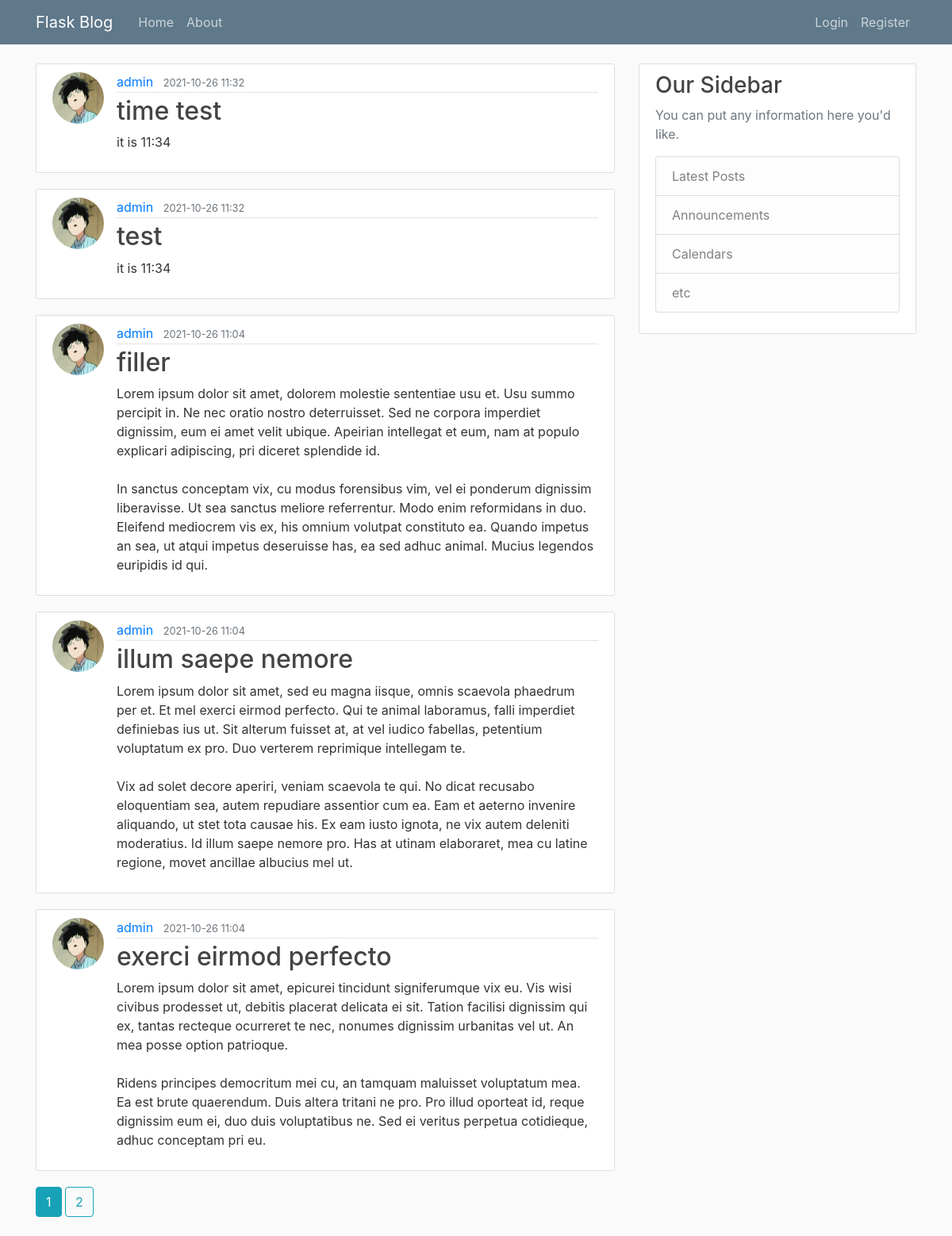
Page /home on the earlier database version.
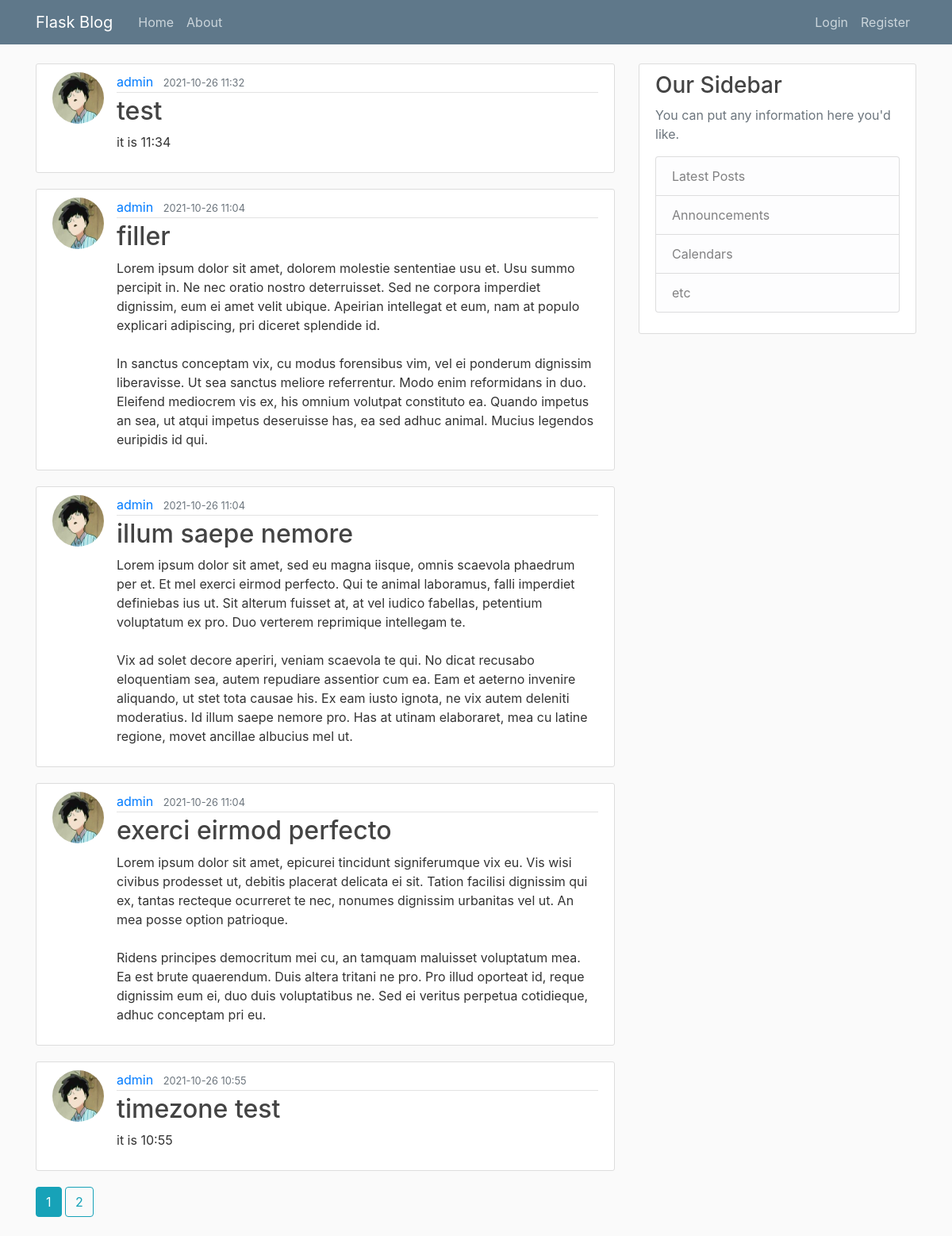
Same page on the later database version.
### main/models.py (models this page shows, shortened)
class Post(db.Model):
    id = db.Column(db.Integer, primary_key=True)
    title = db.Column(db.String(100), nullable=False)
    date_posted = db.Column(db.DateTime, nullable=False, default=utc_to_local(datetime.utcnow()))
    content = db.Column(db.Text, nullable=False)
    user_id = db.Column(db.Integer, db.ForeignKey('user.id'), nullable=False)

class User(db.Model, UserMixin):
    id = db.Column(db.Integer, primary_key=True)
    username = db.Column(db.String(20), unique=True, nullable=False)
    email = db.Column(db.String(120), unique=True, nullable=False)
    image_file = db.Column(db.String(20), nullable=False, default='default.jpg')
    password = db.Column(db.String(60), nullable=False)
    posts = db.relationship('Post', backref='author', lazy=True)

### main/primary/routes.py (the view)
@primary.route("/")
@primary.route("/home")
def home():
    page = request.args.get('page', 1, type=int)
    posts = Post.query.order_by(Post.date_posted.desc()).paginate(page=page, per_page=5)
    return render_template('home.html', posts=posts)

### main/templates/home.html
{% extends "layout.html" %}
{% block content %}
   {% for post in posts.items%}
        <article class="media content-section">
            <img class="rounded-circle article-img" src="{{ url_for('static', filename='profile_pics/' + post.author.image_file) }}">
          <div class="media-body">
            <div class="article-metadata">
              <a class="mr-2" href="{{ url_for('users.user_posts', username=post.author.username) }}">{{ post.author.username }}</a>
              <small class="text-muted">{{ post.date_posted.strftime('%Y-%m-%d %H:%M') }}</small>
            </div>
            <h2><a class="article-title" href="{{ url_for('posts.post', post_id=post.id) }}">{{ post.title }}</a></h2>
            <p class="article-content">{{ post.content }}</p>
          </div>
        </article>
   {% endfor %}
    {% for page_num in posts.iter_pages(left_edge=1, right_edge=1, left_current=1, right_current=3) %}
        {% if page_num %}
            {% if posts.page == page_num %}
            <a class="btn btn-info mb-4" href="{{ url_for('primary.home', page=page_num) }}">{{ page_num }}</a>
            {% else %}
            <a class="btn btn-outline-info mb-4" href="{{ url_for('primary.home', page=page_num) }}">{{ page_num }}</a>
            {% endif %}
        {% else %}
            ...
        {% endif %}
    {% endfor %}
{% endblock content %}

### main/templates/layout.html (shortened to what this page needs)
<!DOCTYPE html>
<html>
<head>
    <link rel="stylesheet" href="https://stackpath.bootstrapcdn.com/bootstrap/4.3.1/css/bootstrap.min.css">
    <link rel="stylesheet" type="text/css" href="{{ url_for('static', filename='main.css') }}">
</head>
<body>
    <header class="site-header">
      <nav class="navbar navbar-expand-md navbar-dark bg-steel fixed-top">
        <div class="container">
          <a class="navbar-brand mr-4" href="/">Flask Blog</a>
          <div class="collapse navbar-collapse" id="navbarToggle">
            <div class="navbar-nav mr-auto">
              <a class="nav-item nav-link" href="{{ url_for('primary.home') }}">Home</a>
              <a class="nav-item nav-link" href="{{ url_for('primary.about') }}">About</a>
            </div>
            <div class="navbar-nav">
                {% if current_user.is_authenticated %}
                    <a class="nav-item nav-link" href="{{ url_for('posts.new_post') }}">New Post</a>
                    <a class="nav-item nav-link" href="{{ url_for('users.account') }}">Account</a>
                    <a class="nav-item nav-link" href="{{ url_for('users.logout') }}">Logout</a>
                {% else %}
                    <a class="nav-item nav-link" href="{{ url_for('users.login') }}">Login</a>
                    <a class="nav-item nav-link" href="{{ url_for('users.register') }}">Register</a>
                {% endif %}
            </div>
          </div>
        </div>
      </nav>
    </header>
    <main role="main" class="container">
      <div class="row">
        <div class="col-md-8">
          {% block content %}{% endblock %}
        </div>
        <div class="col-md-4">
          <div class="content-section">
            <h3>Our Sidebar</h3>
            <p class='text-muted'>You can put any information here you'd like.
              <ul class="list-group">
                <li class="list-group-item list-group-item-light">Latest Posts</li>
                <li class="list-group-item list-group-item-light">Announcements</li>
                <li class="list-group-item list-group-item-light">Calendars</li>
                <li class="list-group-item list-group-item-light">etc</li>
              </ul>
            </p>
          </div>
        </div>
      </div>
</body>
</html>

### main/static/main.css (style rules this page uses)
body { background: #fafafa; color: #333333; margin-top: 5rem; }
h1, h2, h3, h4, h5, h6 { color: #444444; }
.bg-steel { background-color: #5f788a; }
.site-header .navbar-nav .nav-link { color: #cbd5db; }
.content-section { background: #ffffff; padding: 10px 20px; border: 1px solid #dddddd; border-radius: 3px; margin-bottom: 20px; }
.article-title { color: #444444; }
.article-content { white-space: pre-line; }
.article-img { height: 65px; width: 65px; margin-right: 16px; }
.article-metadata { padding-bottom: 1px; margin-bottom: 4px; border-bottom: 1px solid #e3e3e3 }

Differences in the rows shown:
removed Post: image_file (picture), author.username "admin", date_posted "2021-10-26 11:32", title "time test", content "it is 11:34"
now on this page (row unchanged): Post: image_file (picture), author.username "admin", date_posted "2021-10-26 10:55", title "timezone test", content "it is 10:55"
